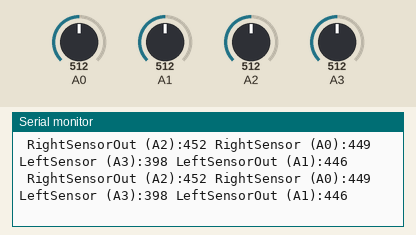
A sketch run on a simulated Arduino Uno, built with avr-gcc and run on an emulated ATmega328P. Parts: the last lines printed to the serial monitor. Inputs (shaded band) come from the test bench; at power-on: A3 = 512, A1 = 512, A0 = 512, A2 = 512.

Above: at 4.2 s.
4.3 s: A3 set to 280
At 4.48 s:
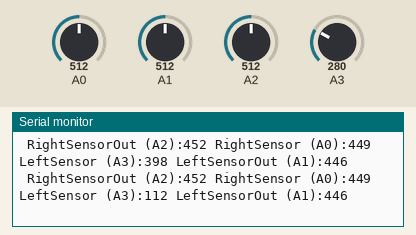
7.3 s: A3 set to 258
At 7.42 s:
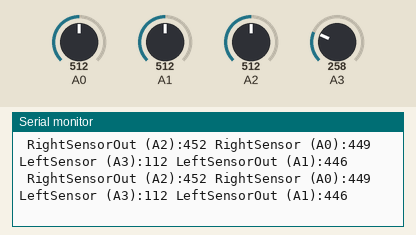
8.8 s: A1 set to 224
At 9.0 s:
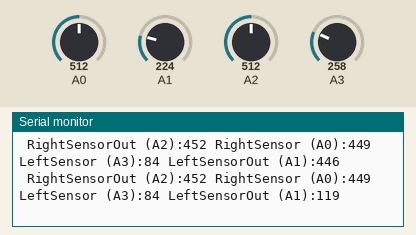
11.8 s: A1 set to 193
At 11.94 s:
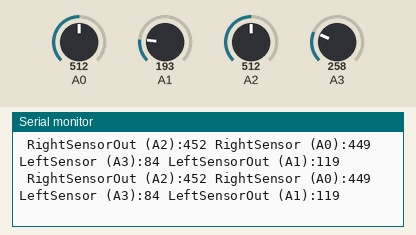
Timing chart, 0 to 14.3 s (numbered marks = the images above; inputs shaded):
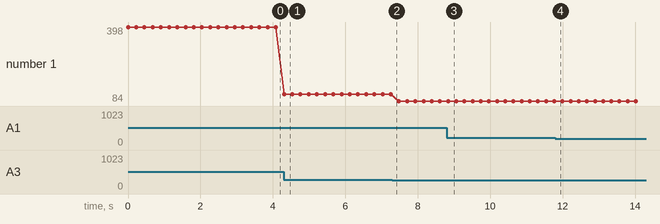

The sketch:

Test_Sensors.ino
```cpp
void setup()
{
  Serial.begin(9600);
}
void loop (){
  int rightSensorMid, leftSensorMid,rightSensorOut,leftSensorOut;
  rightSensorMid  = analogRead(A0);
  leftSensorMid  = analogRead(A3);
  rightSensorOut=analogRead(A2);
  leftSensorOut=analogRead(A1);


  rightSensorOut = map(rightSensorOut, 1000, 110, 1000, 0);
     rightSensorMid = map(rightSensorMid,1000 ,115, 1000, 0);
  leftSensorMid = map(leftSensorMid, 1000, 190,  1000, 0);
  leftSensorOut = map(leftSensorOut, 1000, 120,1000, 0);

  Serial.print(" RightSensorOut (A2):");
  Serial.print(rightSensorOut);
  Serial.print(" RightSensor (A0):");
  Serial.print(rightSensorMid);
  Serial.print(" LeftSensor (A3):");
  Serial.print(leftSensorMid);
   Serial.print(" LeftSensorOut (A1):");
  Serial.println(leftSensorOut);
  delay(200);
}
```

Measured:
- after the input at 4.3 s, the serial monitor: prints a new line at once (image 1)
- after the input at 8.8 s, the serial monitor: prints a new line at once (image 3)
- plotted number 1: 398 → 112 after the input at 4.3 s, 112 → 84 after the input at 7.3 s
